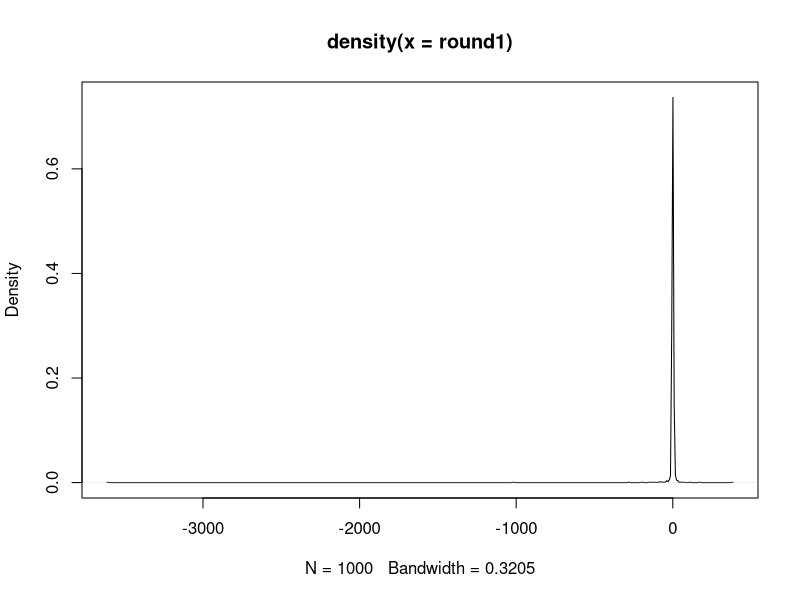
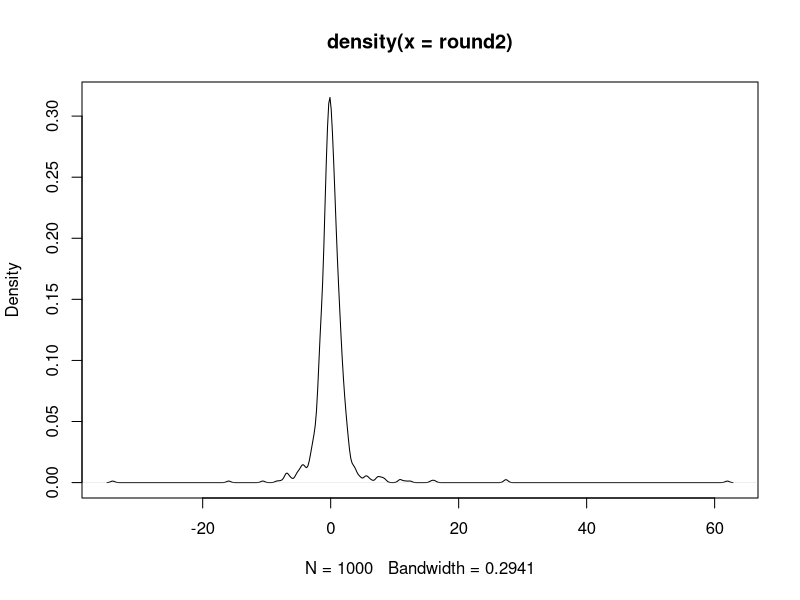
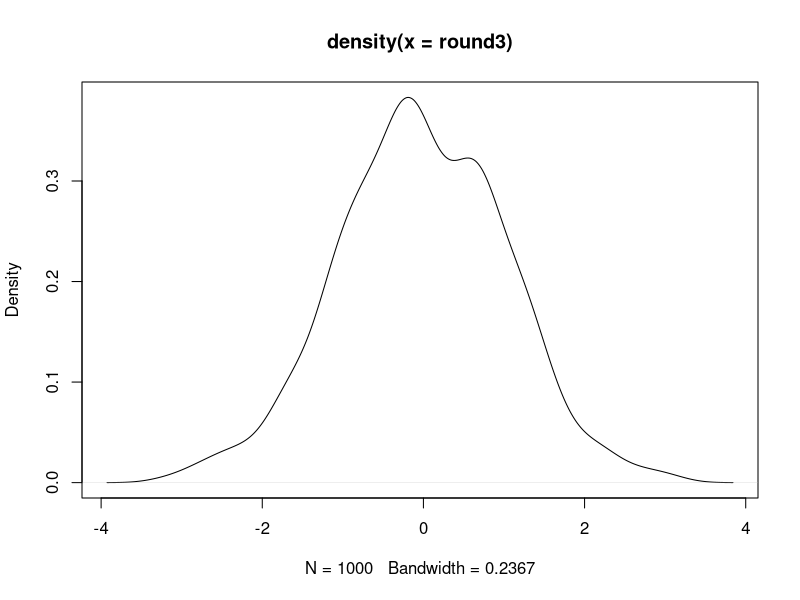

The R source for these figures, in order:
##putting together an example with the t-distribution

##let's take samples from a normal distribution and show what the t-distribution from the test stastic


test.stat<- function(sims, n){
	
	store<- c()
	for(z in 1:sims){
		ee<- rnorm(n, mean = 0, sd = 0.1)
		ff<- mean(ee)
		gg<- var(ee)
		store[z]<- ff/(sqrt(gg/n))		}
	
	return(store)
	}


round1<- test.stat(1000, 2)
plot(density(round1))
round2<- test.stat(1000, 3)
plot(density(round2))
round3<- test.stat(1000,  100)
plot(density(round3))